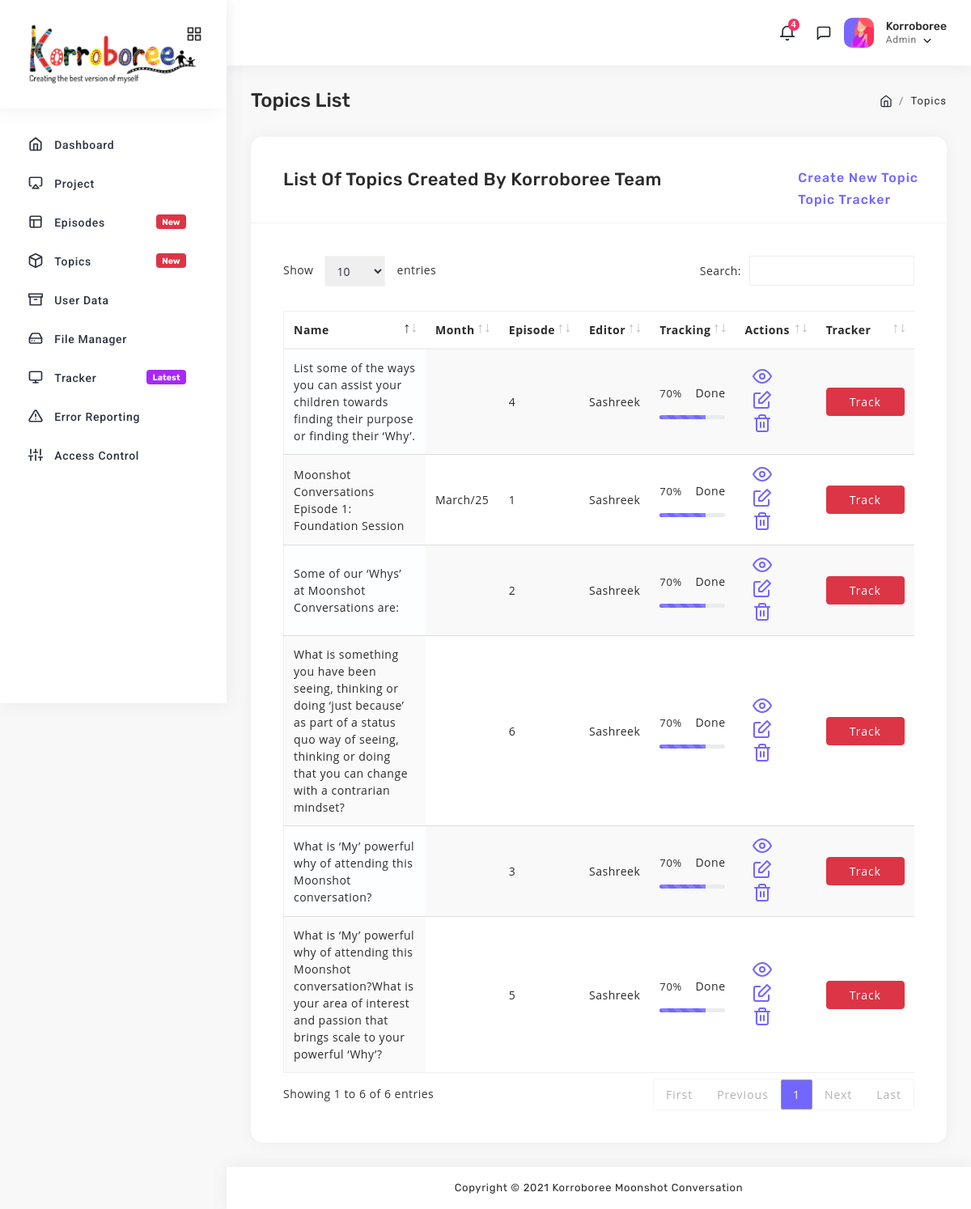
/index.php/k_team_journal/topic/topic_creates, run on the app's committed database.
### tables this page shows
CREATE TABLE `topic` (
  `id` int(252) NOT NULL,
  `episode` varchar(999) DEFAULT NULL,
  `title` varchar(999) DEFAULT NULL,
  `topic_number` varchar(999) DEFAULT NULL,
  `month` varchar(999) DEFAULT NULL,
  `dates` int(252) DEFAULT NULL
);

### application/controllers/k_team_journal/Topic.php (called while the page is built, shortened)
<?php
class Topic extends CI_Controller {
public function topic_creates (){
	$data = array(
		'episode	' => $this->input->post('episode'),
		  'title	' => $this->input->post('title'),
		   'topic_number	' => $this->input->post('number'),
		  'month	' => $this->input->post('month'),
	);
		$this->load->model('Topic_Model');
	$this->Topic_Model->create_topic($data );
	$topicsdata['h'] = $this->Topic_Model->get_data();
	$this->load->view('k_team_journal/header');
		$this->load->view('k_team_journal/topic_list',$topicsdata);
		$this->load->view('k_team_journal/footer');
}
}

### index.php (called while the page is built, shortened)
<?php
require_once BASEPATH.'core/CodeIgniter.php';

### application/models/Topic_model.php (called while the page is built, shortened)
<?php
class Topic_Model extends CI_model{
        public function get_data( ){
            $query=$this->db->get('topic');
                return $query;
            }
}
?>

### application/views/k_team_journal/topic_list.php (the view, shortened to what this page needs)
<div class="page-body">
               <div class="container-fluid">
                  <div class="page-title">
                     <div class="row">
                        <div class="col-6">
                           <h3>Topics List</h3>
                        </div>
                        <div class="col-6">
                           <ol class="breadcrumb">
                              <li class="breadcrumb-item">
								  <a href="<?php base_url(); ?>home">
									  <i data-feather="home"></i>
								  </a>
							  </li>
							  <li class="breadcrumb-item">Topics</li>
                           </ol>
                        </div>
                     </div>
                  </div>
               </div>
               <div class="container-fluid">
                  <div class="row">
					  <div class="col-sm-12">
						<div class="card">
						  <div class="card-header">
							  <h5>List of Topics Created by Korroboree Team</h5>
							  <div class="card-header-right">
								  <h6>
									  <a href="<?php base_url(); ?>topic_create">Create New Topic</a>
								  </h6>
								  <h6>
									  <a href="<?php base_url(); ?>topic_tracker">Topic Tracker</a>
								  </h6>
							  </div>
						  </div>
						  <div class="card-body">
							<div class="table-responsive">
							  <table class="display" id="basic-10">
								<thead>
								  <tr>
									<th>Name</th>
									<th>Month</th>
									<th>Episode</th>
									<th>Editor</th>
									<th>Tracking</th>
									<th>Actions</th>
									<th>Tracker</th>
								  </tr>
								</thead>
								<tbody>
								<?php
         foreach ($h->result() as $row)
         {
			$id= $row->id;
            ?>
   <form class="theme-form needs-validation" method="post"  enctype="multipart/form-data" >
								  <tr>
									<td><?php echo $row->title;?></td>
									<td><?php echo $row->month;?></td>
									<td><?php echo $row->episode;?></td>
									<td>Sashreek</td>
									<td>
										<div class="project-status mt-0">
											<div class="media">
												<p>70%</p>
												<div class="media-body text-right"><span>Done</span></div>
											</div>
											<div class="progress" style="height: 5px">
												<div class="progress-bar-animated bg-primary progress-bar-striped" role="progressbar" style="width: 70%" aria-valuenow="10" aria-valuemin="0" aria-valuemax="100"></div>
											</div>
										</div>
									</td>
									<td>
										<ul class="list-unstyled card-option">
											<li style="float: left !important; padding: 0 10px !important;">
												<a href="<?php base_url(); ?>topic_view">
													<i data-feather="eye"></i>
												</a>
											</li>
											<li style="float: left !important; padding: 0 10px !important;">
												<a href="<?php base_url(); ?>topic_edit">
													<i data-feather="edit"></i>
												</a>
											</li>
											<li style="float: left !important; padding: 0 10px !important;">
												<a href="<?php base_url(); ?>topic_delete?id=<?php echo $id; ?> ">
													<i data-feather="trash-2"></i>
												</a>
											</li>
										</ul>
									</td>
									<td>
										<a class="btn btn-danger" href="<?php base_url(); ?>topic_tracker">Track</a>
									</td>
								  </tr>
		 </form>
								  <?php }   ?>
							  </table>
							</div>
						  </div>
						</div>
					  </div>
                  </div>
               </div>
            </div>

### data on the page
topic: title "Moonshot Conversations Episode 1: Foundation Session", month "March/25", episode "1"
topic: title "Some of our ‘Whys’ at Moonshot Conversations are:", episode "2"
topic: title "What is ‘My’ powerful why of attending this Moonshot conversation?", episode "3"
topic: title "List some of the ways you can assist your children towards finding their purpose or finding their ‘Why’.", episode "4"
topic: title "What is ‘My’ powerful why of attending this Moonshot conversation?What is your area of interest and passion that brings scale to your powerful ‘Why’?", episode "5"
topic: title "What is something you have been seeing, thinking or doing ‘just because’ as part of a status quo way of seeing, thinking or doing that you can change with a contrarian mindset?", episode "6"
